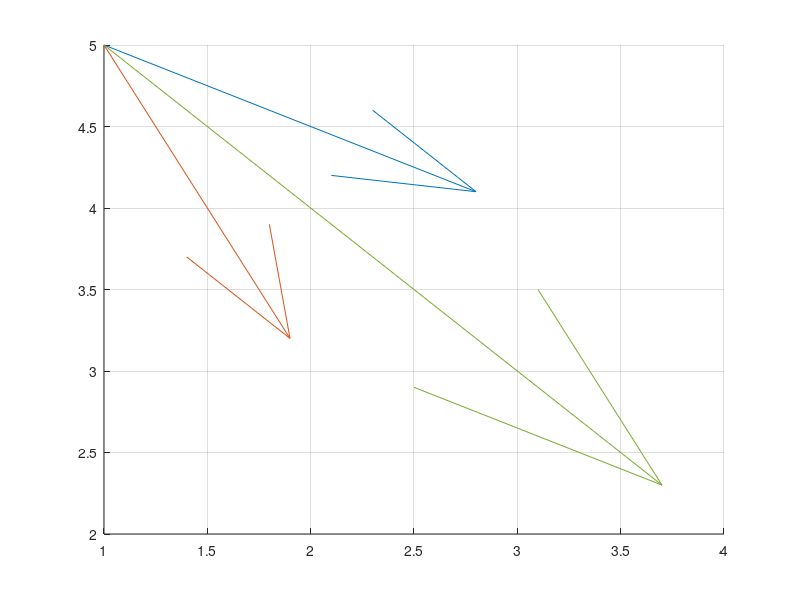

Here is the MATLAB script that generated this plot:
clc
clear
format bank
hold off


grid on;
hold on
A = [1,5]
B = [3,4]
C = [4,2]

AB=quiver(1,5,2,-1)
AC=quiver(1,5,3,-3)
sum=quiver(1,5,1,-2)
hold off